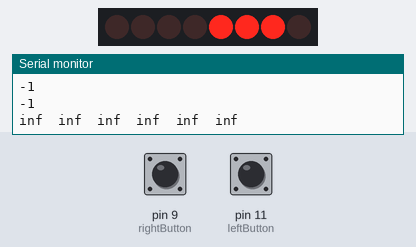
The sketch below on a simulated Arduino Uno, built with avr-gcc and run on an emulated ATmega328P. Shown: 8 shift-register outputs drawn as a row of LEDs (first output left, lit = HIGH), the last lines printed to the serial monitor. Wiring (inferred from the names in the program): shift register (74HC595): data pin 3; shift clock pin 4; latch pin 2. Wiring (inferred from the signals the program sends): row of LEDs: on Q0, Q1, Q2, Q3, Q4, Q5, Q6, Q7. The test bench sets the inputs (shaded band); at power-on: pin 11 (leftButton) HIGH, pin 9 (rightButton) HIGH. EEPROM starts erased.

Above: at 1.2 s.
1.3 s: pin 11 (leftButton) pulled LOW for 0.15 s
4.4 s: pin 9 (rightButton) pulled LOW for 0.15 s
7.5 s: pin 11 (leftButton) pulled LOW for 1 s
11.5 s: pin 9 (rightButton) pulled LOW for 1 s
15.5 s: pin 11 (leftButton) pulled LOW for 0.15 s
At 20.42 s:
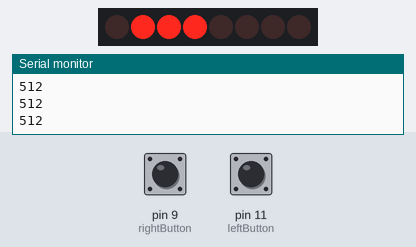
At 21.5 s:
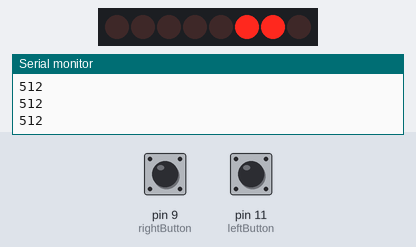
21.6 s: pin 11 (leftButton) pulled LOW for 3.2 s
At 28.0 s:
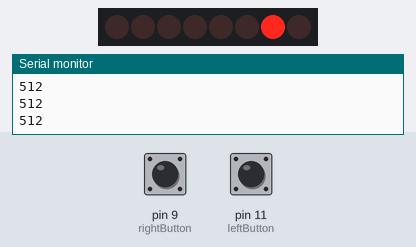
Timing chart, 0 to 28.8 s (numbered marks = the images above; inputs shaded):
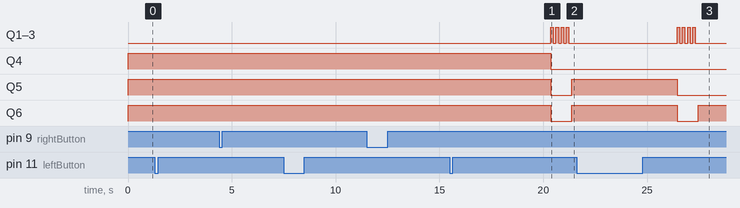

The sketch:

main.ino
```cpp
#include <ShiftRegister74HC595.h> //Hay que descargar manualmente esta libreria para poder compilar
#include <EEPROM.h>

//Addresses
const int wetStateInitialAddress = 0;
const int dryStateInitialAddress = 12;

//Pin connected to latch pin (ST_CP) of 74HC595
const int latchPin = 2;
//Pin connected to clock pin (SH_CP) of 74HC595
const int clockPin = 4;
////Pin connected to Data in (DS) of 74HC595
const int dataPin = 3;
ShiftRegister74HC595<1> shiftRegister(dataPin, clockPin, latchPin);

//Menu buttons
const int leftButton = 11;
const int rightButton = 9;

int wateringThresholdLevel;
float wateringThreshold;
float sensorsData [6];
float adjustedSensorsData [6];
int calibratedDryState [6];
int calibratedWetState [6];
int frame;
float menuTimeOut;

void writeIntIntoEEPROM(int address, int number)
{
  byte byte1 = number >> 8;
  byte byte2 = number & 0xFF;
  EEPROM.write(address, byte1);
  EEPROM.write(address + 1, byte2);
}

int readIntFromEEPROM(int address)
{
  byte byte1 = EEPROM.read(address);
  byte byte2 = EEPROM.read(address + 1);
  return (byte1 << 8) + byte2;
}

void read_sensors() {
  sensorsData[0] = analogRead(A0);
  sensorsData[1] = analogRead(A1);
  sensorsData[2] = analogRead(A2);
  sensorsData[3] = analogRead(A3);
  sensorsData[4] = analogRead(A4);
  sensorsData[5] = analogRead(A5);

  for (int sensor = 0; sensor < 6; sensor++) {
    adjustedSensorsData[sensor] = (sensorsData[sensor] - calibratedWetState[sensor]) / (calibratedDryState[sensor] - calibratedWetState[sensor]);
  }
  Serial.print(adjustedSensorsData[0]);
  Serial.print('\t');
  Serial.print(adjustedSensorsData[1]);
  Serial.print('\t');
  Serial.print(adjustedSensorsData[2]);
  Serial.print('\t');
  Serial.print(adjustedSensorsData[3]);
  Serial.print('\t');
  Serial.print(adjustedSensorsData[4]);
  Serial.print('\t');
  Serial.println(adjustedSensorsData[5]);
}

int frame_counter_up(int currentFrame) {
  int newFrame;
  if (currentFrame < 60) {
    newFrame = currentFrame + 1;
  }
  else {
    newFrame = 0;
  }
  return newFrame;
}

void light_up_watering_threshold_adjustment() {
  switch (wateringThresholdLevel) {
    case 1 :
      shiftRegister.setAllLow();
      shiftRegister.set(6, HIGH);
      break;
    case 2 :
      shiftRegister.setAllLow();
      shiftRegister.set(5, HIGH);
      shiftRegister.set(6, HIGH);
      break;
    case 3 :
      shiftRegister.setAllLow();
      shiftRegister.set(4, HIGH);
      shiftRegister.set(5, HIGH);
      shiftRegister.set(6, HIGH);
      break;
    case 4 :
      shiftRegister.setAllHigh();
      shiftRegister.set(1, LOW);
      shiftRegister.set(2, LOW);
      break;
    case 5 :
      shiftRegister.setAllHigh();
      shiftRegister.set(1, LOW);
      break;
    case 6 :
      shiftRegister.setAllHigh();
      break;
    default :
      shiftRegister.setAllLow();
      shiftRegister.set(1, HIGH);
      shiftRegister.set(3, HIGH);
      shiftRegister.set(5, HIGH);
  }
}

void increase_watering_threshold() {
  float newWateringThreshold;
  if (wateringThresholdLevel >= 6) {
    newWateringThreshold = 6;
    shiftRegister.setAllLow();
    delay(100);
  }
  else {
    newWateringThreshold = wateringThresholdLevel + 1;
  }
  wateringThresholdLevel = newWateringThreshold;
}

void decrease_watering_threshold() {
  float newWateringThreshold;
  if (wateringThresholdLevel <= 1) {
    newWateringThreshold = 1;
    shiftRegister.setAllLow();
    delay(100);
  }
  else {
    newWateringThreshold = wateringThresholdLevel - 1;
  }
  wateringThresholdLevel = newWateringThreshold;
}

void left_button_function() {
  int pressedButtonTimer = 0;
  while (pressedButtonTimer < 300) {
    if (digitalRead(leftButton) == LOW) {
      decrease_watering_threshold();
      update_watering_threshold();
      return;
    }
    pressedButtonTimer += 1;
    delay(1000 / 60);
  }
  calibrate_wet_state();
  return;
}

void right_button_function() {
  int pressedButtonTimer = 0;
  while (pressedButtonTimer < 300) {
    if (digitalRead(rightButton) == LOW) {
      increase_watering_threshold();
      update_watering_threshold();
      return;
    }
    pressedButtonTimer += 1;
    delay(1000 / 60);
  }
  calibrate_dry_state();
  return;
}

void calibrate_dry_state() {
  for (int sensor = 0; sensor < 6; sensor++) {
    writeIntIntoEEPROM(dryStateInitialAddress + 2 * sensor, sensorsData[sensor]);
  }
  read_dry_calibration_from_memory();
  dry_calibration_blink_leds();
}

void read_dry_calibration_from_memory() {
  for (int sensor = 0; sensor < 6; sensor++) {
    calibratedDryState[sensor] = readIntFromEEPROM(dryStateInitialAddress + 2 * sensor);
    Serial.println(calibratedDryState[sensor]);
  }
}

void dry_calibration_blink_leds() {
  for (int repeats = 0; repeats < 4; repeats ++) {
    shiftRegister.setAllLow();
    shiftRegister.set(1, HIGH);
    shiftRegister.set(2, HIGH);
    shiftRegister.set(3, HIGH);
    delay(1000 / 8);
    shiftRegister.setAllLow();
    delay(1000 / 8);
  }
}

void calibrate_wet_state() {
  for (int sensor = 0; sensor < 6; sensor++) {
    writeIntIntoEEPROM(wetStateInitialAddress + 2 * sensor, sensorsData[sensor]);
  }
  read_wet_calibration_from_memory();
  wet_calibration_blink_leds();
}

void read_wet_calibration_from_memory() {
  for (int sensor = 0; sensor < 6; sensor++) {
    calibratedWetState[sensor] = readIntFromEEPROM(wetStateInitialAddress + 2 * sensor);
    Serial.println(calibratedWetState[sensor]);
  }
}

void wet_calibration_blink_leds() {
  for (int repeats = 0; repeats < 4; repeats ++) {
    shiftRegister.setAllLow();
    shiftRegister.set(4, HIGH);
    shiftRegister.set(5, HIGH);
    shiftRegister.set(6, HIGH);
    delay(1000 / 8);
    shiftRegister.setAllLow();
    delay(1000 / 8);
  }
}

void enter_menu() {
  menuTimeOut = 0;
  frame = 0;
  while (menuTimeOut < 8.0) {
    frame = frame_counter_up(frame);
    // Light up watering level threshold
    if (frame < 30) {
      light_up_watering_threshold_adjustment();
    }
    else {
      shiftRegister.setAllLow();
    }
    // React to buttons
    if (digitalRead(leftButton) == HIGH) {
      left_button_function();
      frame = 0;
      menuTimeOut = 0.0;
    }
    if (digitalRead(rightButton) == HIGH) {
      right_button_function();
      frame = 0;
      menuTimeOut = 0.0;
    }
    delay(1000 / 60); //read states 60 times per second
    menuTimeOut += 0.02;
  }
}

void update_watering_threshold() {
  wateringThreshold = wateringThresholdLevel / 7.0;
  Serial.println(wateringThreshold);
}

void setup() {
  Serial.begin(9600);
  shiftRegister.setAllLow();
  pinMode(leftButton, INPUT_PULLUP);
  pinMode(rightButton, INPUT_PULLUP);
  wateringThresholdLevel = 3;
  update_watering_threshold();
  read_dry_calibration_from_memory();
  read_wet_calibration_from_memory();
}

void loop() {
  read_sensors();
  for (int sensor = 0; sensor < 6; sensor++) {
    if (adjustedSensorsData[sensor] > wateringThreshold) {
      shiftRegister.set(sensor + 1, HIGH);
    }
    else {
      shiftRegister.set(sensor + 1, LOW);
    }
  }
  if ((digitalRead(leftButton) == HIGH) || (digitalRead(rightButton) == HIGH)) {
    enter_menu();
  }
  delay(1000 / 30);
}
```
